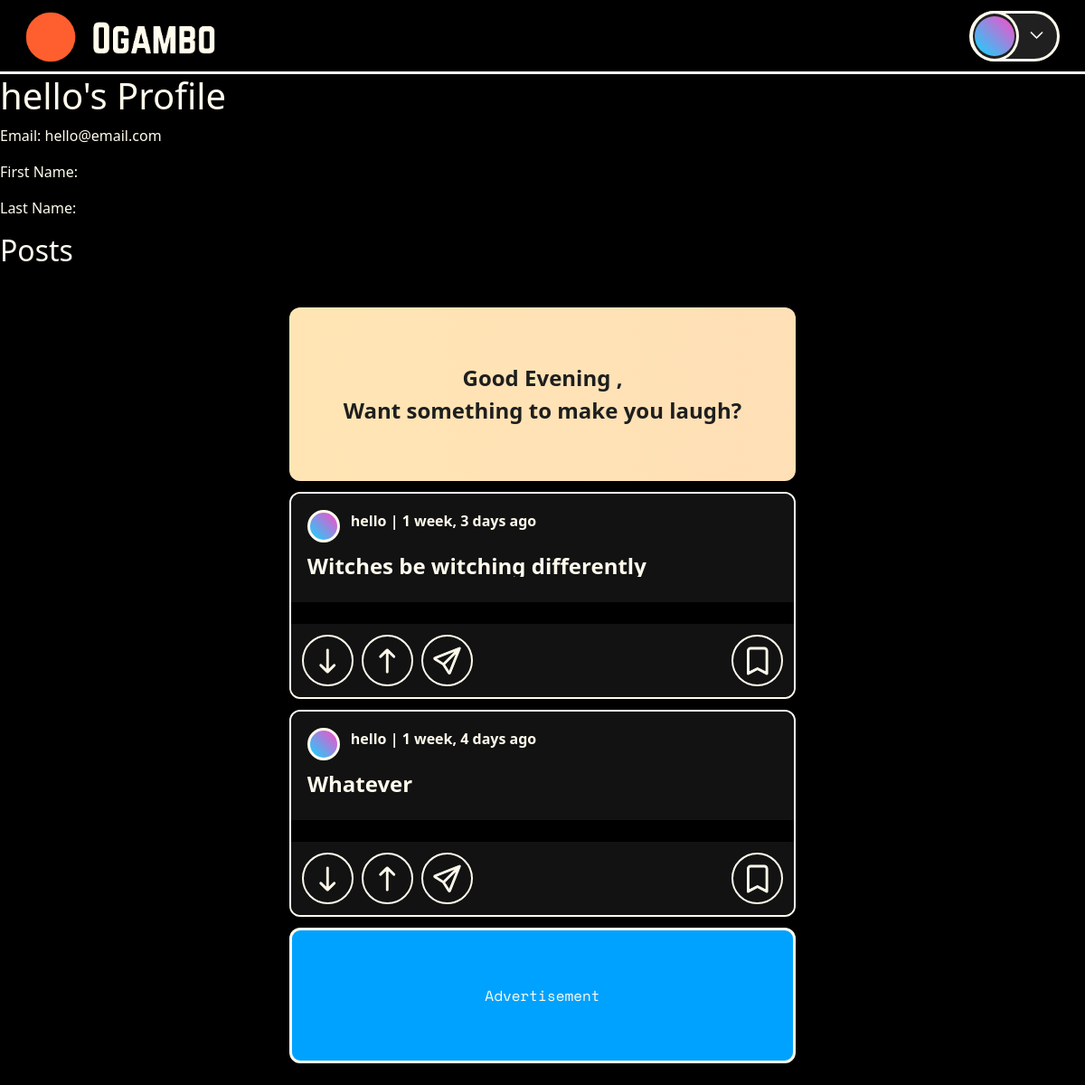
The page /profile/hello/ on the database as committed earlier.
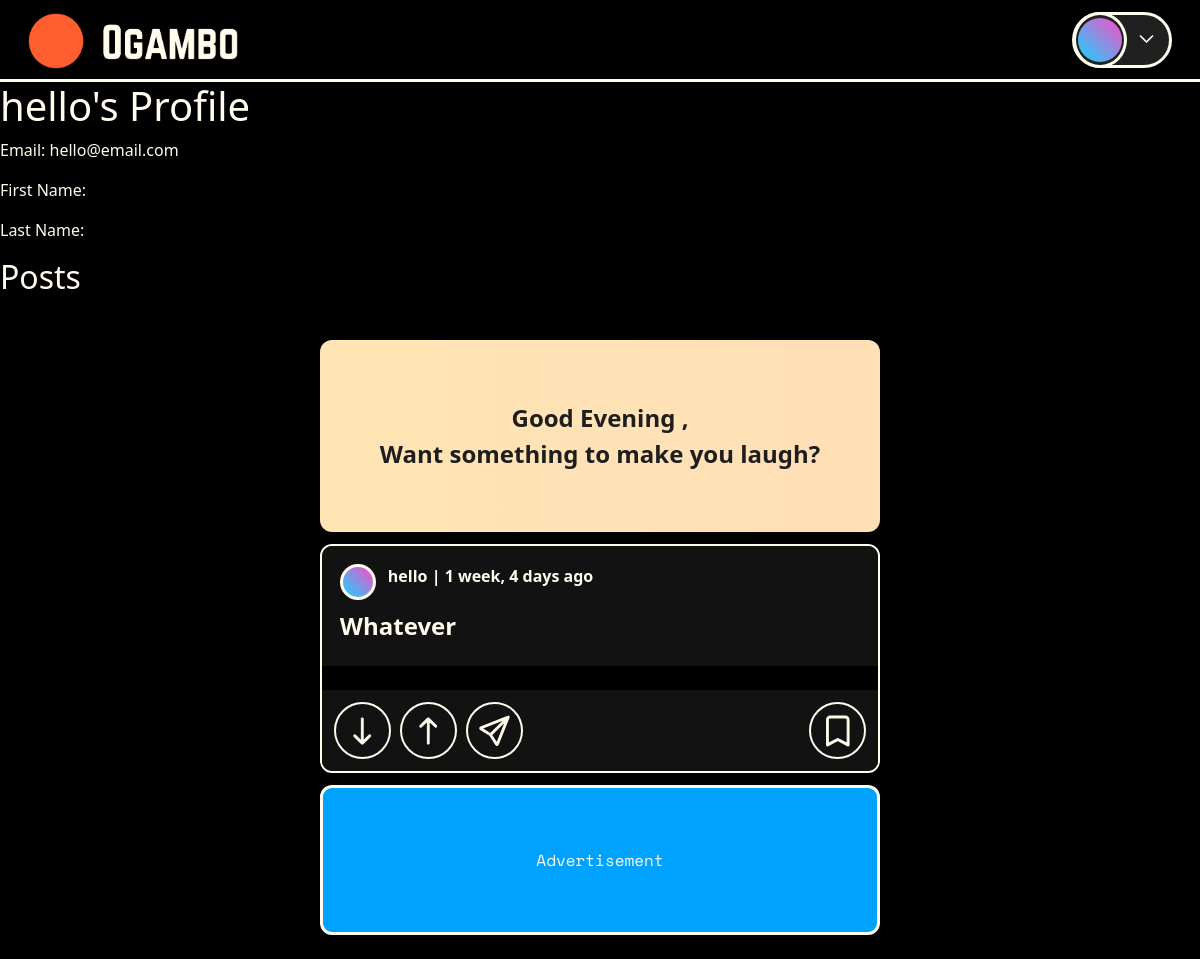
The same page on the database as committed later.
### ogambo/models.py (models this page shows, shortened)
class Post(models.Model):
    id = models.UUIDField(primary_key=True, default=uuid.uuid4, editable=False)
    user = models.ForeignKey(User, on_delete=models.SET_NULL, null=True)
    title = models.CharField(max_length=200)
    description = models.TextField(max_length=500, null=True, blank=True)
    tags = models.ManyToManyField(Tag, related_name='posts', blank=True)
    image = models.ImageField(upload_to='post_media/images/', null=True, blank=True)
    video = models.FileField(upload_to='post_media/videos/', null=True, blank=True)
    created = models.DateTimeField(auto_now_add=True)
    updated = models.DateTimeField(auto_now=True)
    class Meta:
        ordering = ['-updated', '-created']
    def upvotes(self):
        return self.votes.filter(vote_type=True).count()
    def downvotes(self):
        return self.votes.filter(vote_type=False).count()

### ogambo/views.py (the view)
# urls.py: path('profile/<str:username>/', views.userProfile, name="user-profile"),
def userProfile(request, username):
    user = User.objects.get(username=username)
    posts = user.post_set.all()
    context = {
        'user_profile': user,
        'posts': posts,
        'username': user.username
        }
    return render(request, 'ogambo/profile.html', context)

### ogambo/templates/ogambo/profile.html (shortened to what this page needs)
{% extends 'main.html' %}
{% block content %}
    <h1>{{ user_profile.username }}'s Profile</h1>
    <p>Email: {{ user_profile.email }}</p>
    <p>First Name: {{ user_profile.first_name }}</p>
    <p>Last Name: {{ user_profile.last_name }}</p>
    <h2>Posts</h2>
    {% include 'ogambo/components/feed.html' %}
{% endblock content %}

### ogambo/templates/ogambo/components/feed.html (shortened to what this page needs)
<main class="content-area">
    <div class="feed">
        <p class="content-title">Good Evening {{request.user.username}}, <br>Want something to make you laugh?</p>
        {% for post in posts %}
            <div class="meme-card">
                <div class="meme-header">
                    <a href="{% url 'user-profile' post.user.username %}" class="user-info">
                        <div class="user-avatar"></div>
                        {{post.user}} | {{post.updated|timesince}} ago
                    </a>
                    <div class="post-title mt-2">
                        <span>{{post.title}}</span>
                    </div>
                </div>
                <a href="{% url 'post' post.id %}">
                    <div class="meme-image">
                    </div>
                </a>
                <div class="meme-footer">
                    <div class="footer-buttons">
                        <div class="action-buttons">
                            <button class="action-btn"  data-vote-type="downvote" data-post-id="{{post.id}}">
                                <i class="bi bi-arrow-down"></i>
                            </button>
                            <button class="action-btn" data-vote-type="upvote" data-post-id="{{post.id}}">
                                <i class="bi bi-arrow-up"></i>
                            </button>
                            <button class="action-btn">
                                <i class="bi bi-send"></i>
                            </button>
                        </div>
                        <div class="save-button">
                            <button class="action-btn">
                                <i class="bi bi-bookmark"></i>
                            </button>
                        </div>
                    </div>
                </div>
            </div>
        {% endfor %}
        <div class="feed-ad-space">
            Advertisement
        </div>
    </div>
</main>

Rows that differ between the two databases and show on the page:
removed Post: user "hello", updated "1 week, 3 days", title "Witches be witching differently"
